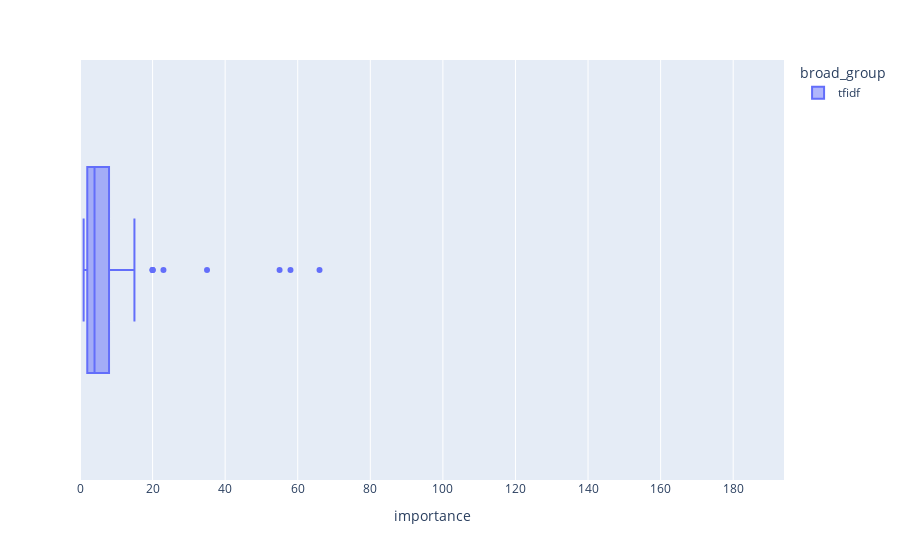

The cell this chart's notebook holds for it:
### Code cell
px.box(
    tfidf_features,
    x="importance",
    color="broad_group",
    range_x=(df.importance.min(), df.importance.max()),
)

### Figure 1 — Plotly figure (JSON) as saved in the notebook; plotly's stock layout.template omitted (floating-point values rounded to 4 significant figures)
{"data": [{"alignmentgroup": "True", "hovertemplate": "broad_group=tfidf<br>importance=%{x}<extra></extra>", "legendgroup": "tfidf", "marker": {"color": "#636efa"}, "name": "tfidf", "notched": false, "offsetgroup": "tfidf", "orientation": "h", "showlegend": true, "type": "box", "x": [66, 58, 55, 35, 23, 20, 20, 20, 15, 15, 13, 13, 13, 12, 12, 11, 10, 10, 10, 10, 9, 9, 9, 8, 8, 8, 8, 8, 8, 8, 7, 7, 7, 7, 7, 6, 6, 6, 5, 5, 5, 5, 5, 5, 4, 4, 4, 4, 4, 4, 4, 4, 3, 3, 3, 3, 3, 3, 3, 3, 3, 3, 3, 3, 3, 3, 3, 3, 3, 3, 3, 3, 3, 2, 2, 2, 2, 2, 2, 2, 2, 2, 2, 2, 2, 2, 2, 2, 2, 2, 2, 2, 2, 2, 1, 1, 1, 1, 1, 1], "x0": " ", "xaxis": "x", "y0": " ", "yaxis": "y"}], "layout": {"boxmode": "group", "legend": {"title": {"text": "broad_group"}, "tracegroupgap": 0}, "margin": {"t": 60}, "xaxis": {"anchor": "y", "domain": [0, 1], "range": [0, 194], "title": {"text": "importance"}}, "yaxis": {"anchor": "x", "domain": [0, 1]}}}
